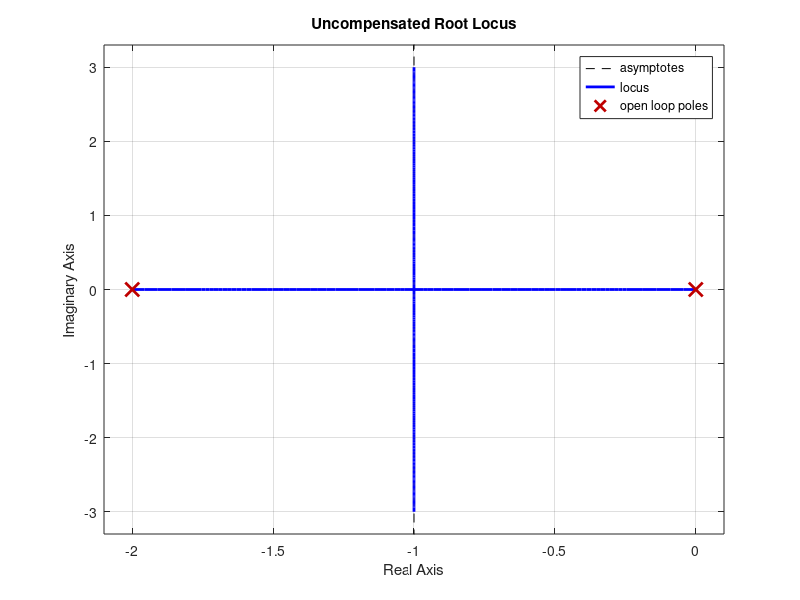

The MATLAB source for this figure: (Note: this script raises an error after producing the figure.)
% Problem 5.27
% Design lag compensator Dc(s) = k * (s+z) / (s+p), G(s) = 1/(s(s+2))
% Requirement: s = -1 +- j, ess < 0.2
clear; clc;
wn = sqrt(2);
zeta = 1/sqrt(2); % 0.707
s = tf('s');
G = 1/(s*(s+2));

% % Step 2 - Plot uncompensated root locus
figure(1);
rlocus(G);
title('Uncompensated Root Locus');

% % Step 3 - Pick lag compensator values
z_lag = wn / 200;
p_lag = z_lag / 5;
D_lag = (s + z_lag)/(s + p_lag);

% % Step 4 - Find gain K and achieved pole programmatically FIRST
s_target = -1 + 1j;
k_vec = linspace(0, 20, 50000);
[r, k] = rlocus(D_lag * G, k_vec);

[min_dist, idx_linear] = min(abs(r(:) - s_target));
[row, col] = ind2sub(size(r), idx_linear);

K_exact = k(col);
achieved_pole = r(row, col);

% Display verification results in Command Window
fprintf('\n--- Root Locus Verification ---\n');
fprintf('Target Pole:    %.4f + %.4fi\n', real(s_target), imag(s_target));
fprintf('Achieved Pole:  %.4f + %.4fi\n', real(achieved_pole), imag(achieved_pole));
fprintf('Required Gain:  K = %.4f\n', K_exact);
fprintf('Distance Error: %.6f\n', min_dist);

if min_dist < 0.05
    fprintf('SUCCESS: The root locus passes through s = -1 + j!\n');
else
    fprintf('WARNING: The root locus misses s = -1 + j (Error too large).\n');
end

% % Step 5 - Plot Compensated Root Locus with Expanded Axis Limits
figure(2);
rlocus(D_lag * G);
sgrid(zeta, wn);
hold on;

% Set axis limits so s = -1 + j is centered nicely
xlim([-2.5, 0.5]);
ylim([-1.5, 1.5]);

% Plot the achieved pole marker
h_pole = plot(real(achieved_pole), imag(achieved_pole), 'ro', 'MarkerSize', 8, 'LineWidth', 2);

% Add Data Tip showing Gain and Pole
row_gain = dataTipTextRow('Gain', repmat(K_exact, size(achieved_pole)));
row_pole = dataTipTextRow('Pole', achieved_pole);
h_pole.DataTipTemplate.DataTipRows(end+1) = row_gain;
h_pole.DataTipTemplate.DataTipRows(end+1) = row_pole;

datatip(h_pole, real(achieved_pole), imag(achieved_pole));
hold off;

% Steady State Error Calculation
K = K_exact;
ess = (2 * p_lag) / (K * z_lag);
fprintf('ess = %.4f\n', ess);
